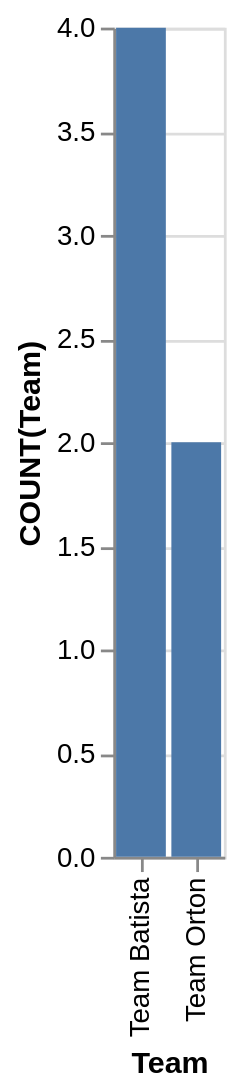

The specification (Vega-Lite) saved for this image:
### Vega-Lite specification from a JSON file in a GitHub repository (floating-point values rounded to 4 significant figures)
{"data": {"values": [{"x_data": "Team Batista", "y_data": 4}, {"x_data": "Team Orton", "y_data": 2}]}, "mark": "bar", "encoding": {"x": {"field": "x_data", "type": "nominal", "title": "Team", "sort": {"op": "sum", "field": "y_data", "order": "descending"}}, "y": {"field": "y_data", "type": "quantitative", "title": "COUNT(Team)"}}}
